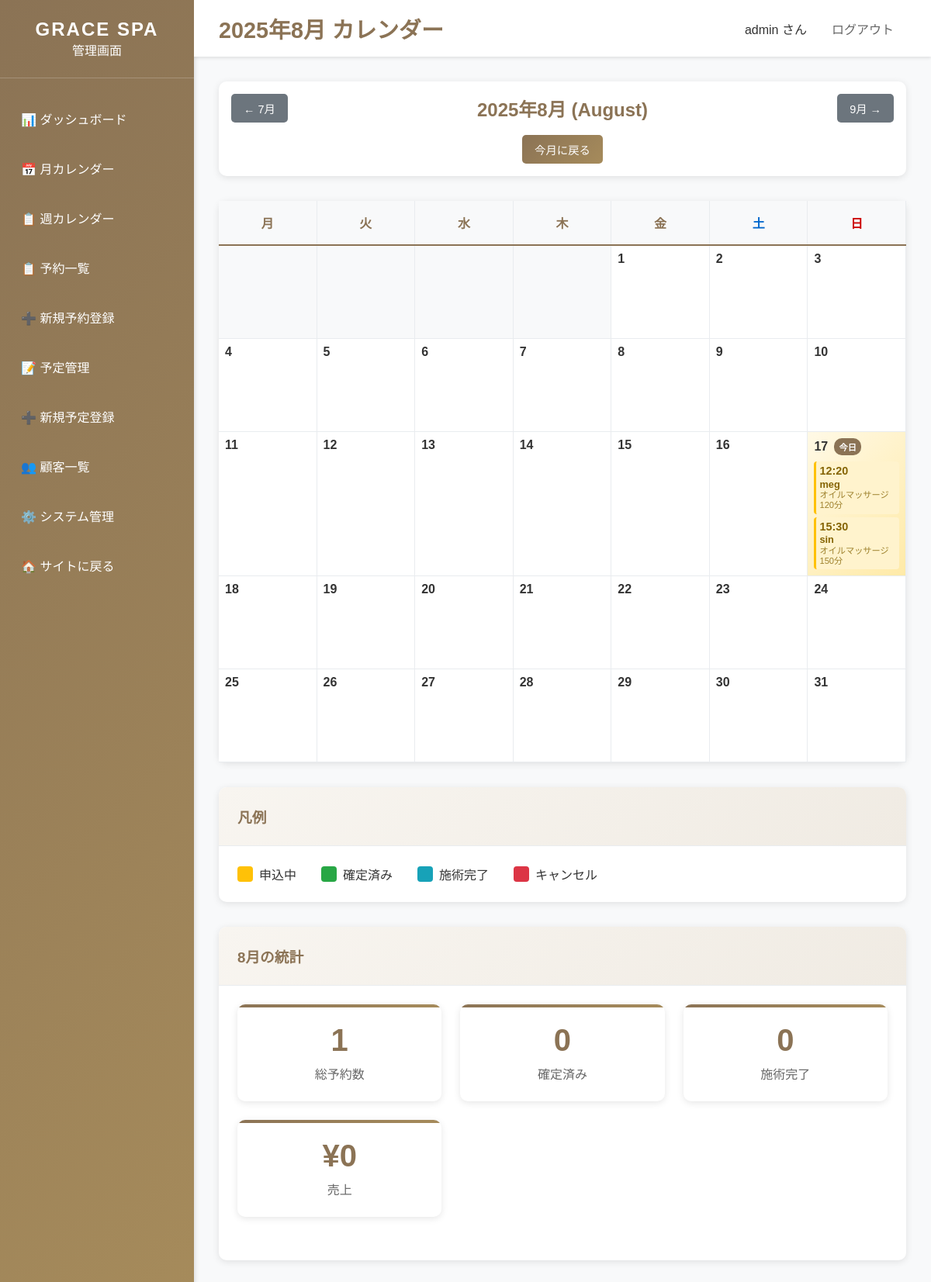
/dashboard/calendar/ (signed in), run on an earlier commit of the app's database.
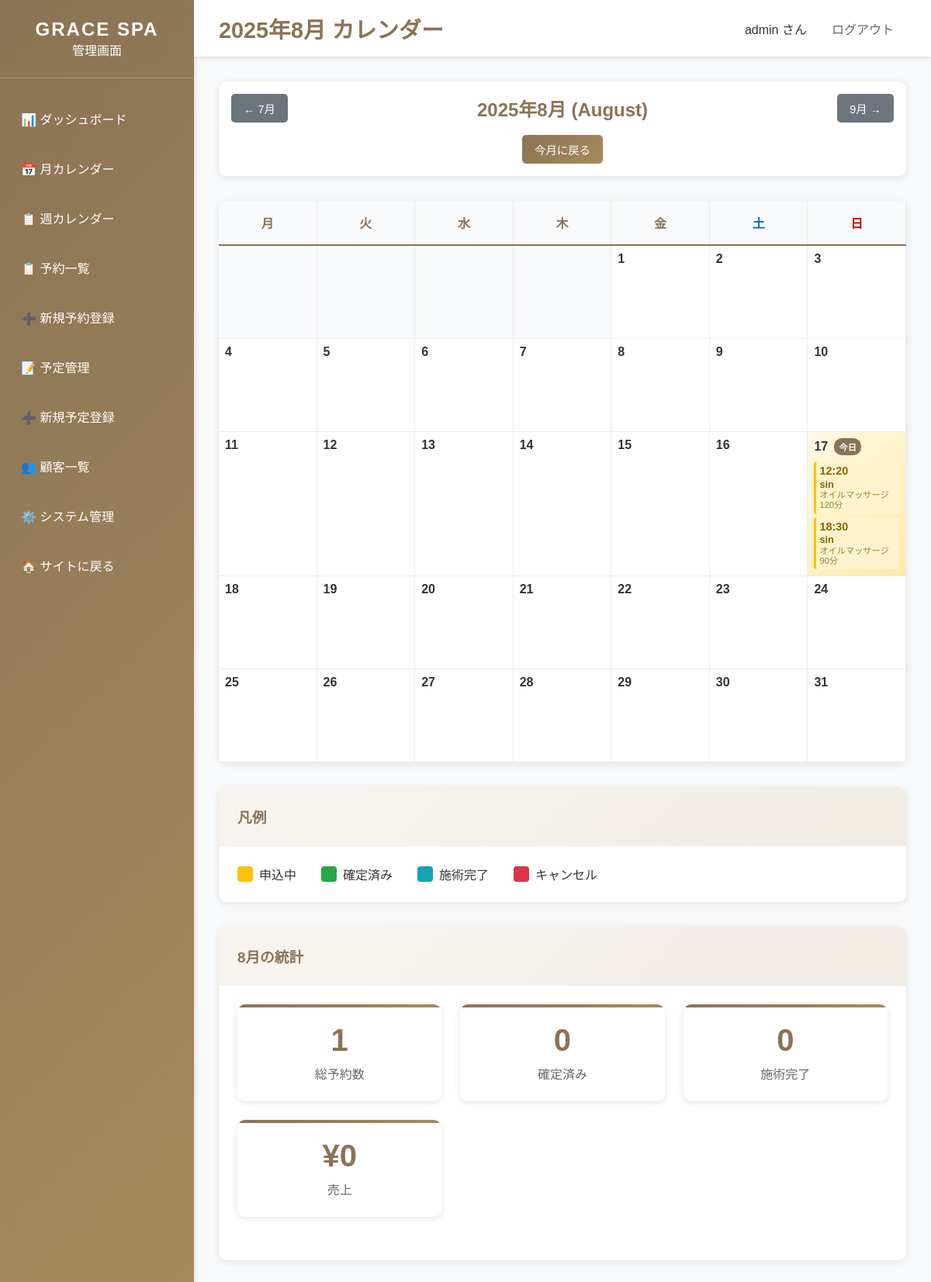
And on a later commit of the database.
### bookings/models.py (models this page shows, shortened)
class Booking(models.Model):
    STATUS_CHOICES = [
        ('pending', '承認待ち'),
        ('confirmed', '確定'),
        ('completed', '完了'),
        ('cancelled', 'キャンセル'),
    ]
    customer = models.ForeignKey(Customer, on_delete=models.CASCADE, verbose_name='顧客')
    service = models.ForeignKey(Service, on_delete=models.CASCADE, verbose_name='サービス')
    therapist = models.ForeignKey(Therapist, on_delete=models.SET_NULL, null=True, blank=True, verbose_name='施術者')
    booking_date = models.DateField('予約日')
    booking_time = models.TimeField('予約時間')
    status = models.CharField('ステータス', max_length=20, choices=STATUS_CHOICES, default='pending')
    notes = models.TextField('備考', blank=True)
    created_at = models.DateTimeField('作成日時', auto_now_add=True)
    updated_at = models.DateTimeField('更新日時', auto_now=True)
    class Meta:
        verbose_name = '予約'
        verbose_name_plural = '予約'
        ordering = ['-booking_date', '-booking_time']
        unique_together = ['therapist', 'booking_date', 'booking_time']

class Customer(models.Model):
    name = models.CharField('名前', max_length=100)
    email = models.EmailField('メールアドレス', unique=True)
    phone = models.CharField('電話番号', max_length=20)
    notes = models.TextField('備考', blank=True)
    created_at = models.DateTimeField('作成日時', auto_now_add=True)
    updated_at = models.DateTimeField('更新日時', auto_now=True)
    class Meta:
        verbose_name = '顧客'
        verbose_name_plural = '顧客'
        ordering = ['-created_at']

class Service(models.Model):
    name = models.CharField('サービス名', max_length=100)
    description = models.TextField('説明', blank=True)
    duration_minutes = models.PositiveIntegerField('施術時間（分）')
    price = models.PositiveIntegerField('料金')
    is_active = models.BooleanField('有効', default=True)
    sort_order = models.PositiveIntegerField('表示順', default=0)
    created_at = models.DateTimeField('作成日時', auto_now_add=True)
    updated_at = models.DateTimeField('更新日時', auto_now=True)
    class Meta:
        verbose_name = 'サービス'
        verbose_name_plural = 'サービス'
        ordering = ['sort_order', 'name']

### dashboard/views.py (the view)
# urls.py: path('dashboard/calendar/', views.calendar_view, name='calendar'),
@staff_member_required
def calendar_view(request):
    year = int(request.GET.get('year', timezone.now().year))
    month = int(request.GET.get('month', timezone.now().month))
    first_day = datetime(year, month, 1).date()
    if month == 12:
        last_day = datetime(year + 1, 1, 1).date() - timedelta(days=1)
    else:
        last_day = datetime(year, month + 1, 1).date() - timedelta(days=1)
    bookings = Booking.objects.filter(
        booking_date__gte=first_day,
        booking_date__lte=last_day,
        status__in=['pending', 'confirmed']
    ).order_by('booking_date', 'booking_time')
    try:
        schedules = Schedule.objects.filter(
            schedule_date__gte=first_day,
            schedule_date__lte=last_day,
            is_active=True
        ).order_by('schedule_date', 'start_time')
    except:
        schedules = []
    bookings_by_date = {}
    for booking in bookings:
        date_str = booking.booking_date.strftime('%Y-%m-%d')
        if date_str not in bookings_by_date:
            bookings_by_date[date_str] = []
        bookings_by_date[date_str].append(booking)
    schedules_by_date = {}
    for schedule in schedules:
        date_str = schedule.schedule_date.strftime('%Y-%m-%d')
        if date_str not in schedules_by_date:
            schedules_by_date[date_str] = []
        schedules_by_date[date_str].append(schedule)
    cal = calendar.monthcalendar(year, month)
    calendar_data = []
    for week in cal:
        week_data = []
        for day in week:
            if day == 0:
                week_data.append({'day': 0, 'bookings': [], 'schedules': []})
            else:
                day_date = datetime(year, month, day).date()
                day_str = day_date.strftime('%Y-%m-%d')
                day_bookings = bookings_by_date.get(day_str, [])
                day_schedules = schedules_by_date.get(day_str, [])
                is_today = day_date == timezone.now().date()
                week_data.append({
                    'day': day,
                    'date': day_date,
                    'date_str': day_str,
                    'bookings': day_bookings,
                    'schedules': day_schedules,
                    'is_today': is_today
                })
        calendar_data.append(week_data)
    if month == 1:
        prev_year, prev_month = year - 1, 12
    else:
        prev_year, prev_month = year, month - 1
    if month == 12:
        next_year, next_month = year + 1, 1
    else:
        next_year, next_month = year, month + 1
    context = {
        'title': f'{year}年{month}月 カレンダー - GRACE SPA管理画面',
        'calendar_data': calendar_data,
        'year': year,
        'month': month,
        'month_name': calendar.month_name[month],
        'bookings_by_date': bookings_by_date,
        'schedules_by_date': schedules_by_date,
        'prev_year': prev_year,
        'prev_month': prev_month,
        'next_year': next_year,
        'next_month': next_month,
        'today': timezone.now().date(),
    }
    return render(request, 'dashboard/calendar.html', context)

### templates/dashboard/calendar.html (shortened to what the changed rows need)
{% extends 'dashboard/base_dashboard.html' %}
{% load calendar_extras %}
{% block page_title %}{{ year }}年{{ month }}月 カレンダー{% endblock %}
{% block content %}
<div class="card">
    <div class="card-body" style="padding: 1rem;">
        <div style="display: flex; justify-content: space-between; align-items: center;">
            <h2 style="margin: 0; color: #8b7355;">
                {{ year }}年{{ month }}月 ({{ month_name }})
            </h2>
        </div>
    </div>
</div>
<div class="card">
    <div class="card-body" style="padding: 0;">
        <div class="calendar-container">
            <div class="calendar-body">
                {% for week in calendar_data %}
                    {% for day_data in week %}
                        {% if day_data.day == 0 %}
                            <div class="calendar-day empty"></div>
                        {% else %}
                            <div class="calendar-day {% if day_data.is_today %}today{% endif %}">
                                <div class="day-number">
                                    {{ day_data.day }}
                                    {% if day_data.is_today %}
                                        <span class="today-badge">今日</span>
                                    {% endif %}
                                </div>
                                {% if day_data.bookings %}
                                    <div class="day-bookings">
                                        {% for booking in day_data.bookings %}
                                            <div class="booking-item status-{{ booking.status }}"
                                                 title="{{ booking.customer.name }} - {{ booking.service.name }} ({{ booking.booking_time }})">
                                                <div class="booking-time">{{ booking.booking_time|date:"H:i" }}</div>
                                                <div class="booking-customer">{{ booking.customer.name }}</div>
                                                <div class="booking-service">{{ booking.service.name }}</div>
                                            </div>
                                        {% endfor %}
                                    </div>
                                {% endif %}
                            </div>
                        {% endif %}
                    {% endfor %}
                {% endfor %}
            </div>
        </div>
    </div>
</div>
{% endblock %}

What changed in the data, as far as the page shows it:
removed Booking: booking_time "12:20", customer.name "meg", service.name "オイルマッサージ 120分"
removed Booking: booking_time "15:30", customer.name "sin", service.name "オイルマッサージ 150分"
added Booking: booking_time "12:20", customer.name "sin", service.name "オイルマッサージ 120分"
added Booking: booking_time "18:30", customer.name "sin", service.name "オイルマッサージ 90分"
